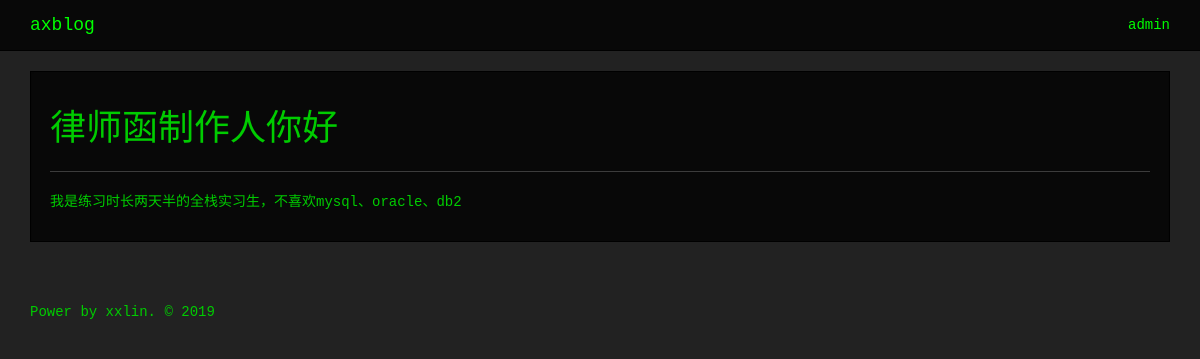
The app's page /article/3, older data.
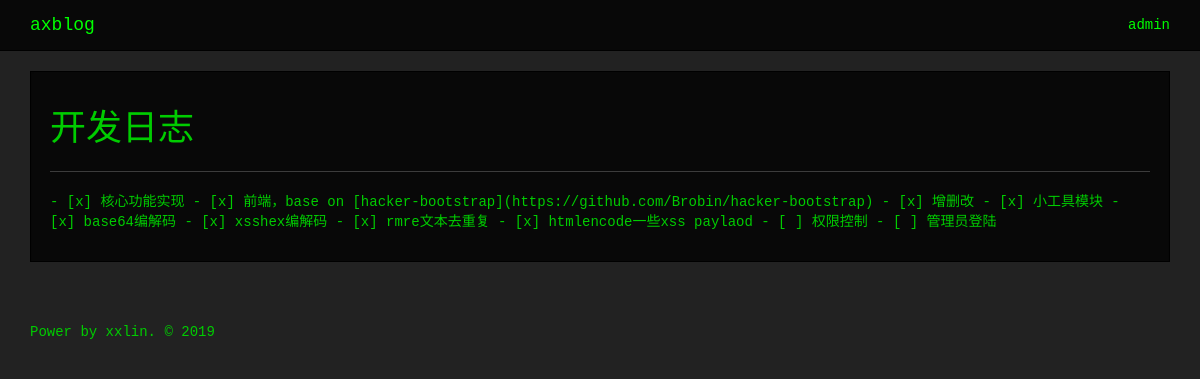
The same page, newer data.
### models.py (models this page shows)
class Articles(db.Model):
    __tablename__ = 'articles'
    article_id = db.Column(db.Integer, primary_key=True)
    article_title = db.Column(db.String(100), nullable=False)
    article_content = db.Column(db.Text, nullable=False)
    article_date = db.Column(db.Text, default=time.strftime('%Y-%m-%d', time.localtime(time.time())))

### app.py (the view)
@app.route('/article/<string:article_id>')
def articleView(article_id):
    article = Articles.query.get(article_id)
    return render_template("article.html",article=article)

### templates/article.html (shortened to what this page needs)
<!DOCTYPE html>
<html>
<head>
    <link href="/static/css/hacker.css" rel="stylesheet">
    <link rel="stylesheet" href="/static/css/main.css">
</head>
<body>
    <nav class="navbar navbar-default navbar-static-top">
        <div class="container">
            <div class="navbar-header">
                <a class="navbar-brand" href="https://axblog.top/">axblog</a>
            </div>
            <div id="navbar" class="navbar-collapse collapse">
                <ul class="nav navbar-nav navbar-right">
                    <li>
                        <a href="/admin" target="_blank">admin</a>
                    </li>
                </ul>
            </div>
        </div>
    </nav>
    <div class="container">
        <div class="row">
            <div class="col-lg-12">
                <div class="well">
                    <form class="form-horizontal">
                        <fieldset>
                            <h1>{{ article.article_title }}</h1>
                            <hr>
                            <p>{{ article.article_content }}</p>
                        </fieldset>
                    </form>
                </div>
            </div>
        </div>
        <div class="row tall-row">
            <div class="col-md-12">
                <p>Power by xxlin. © 2019</p>
            </div>
        </div>
    </div>
</body>
</html>

Row changes from the older to the newer data that the page shows:
changed Articles: article_title "律师函制作人你好" → "开发日志"; article_content "我是练习时长两天半的全栈实习生，不喜欢mysql、oracle、db2" → "- [x] 核心功能实现 - [x] 前端，base on [hacker-bootstrap](https://github.com/Brobin/hacker-bootstrap) - [x] 增删改 - [x] 小工具模块 - [x] base64编解码 - [x] xsshex编解码 - [x] rmre文本去重复 - [x] htmlencode一些xss paylaod - [ ] 权限控制 - [ ] 管理员登陆"
